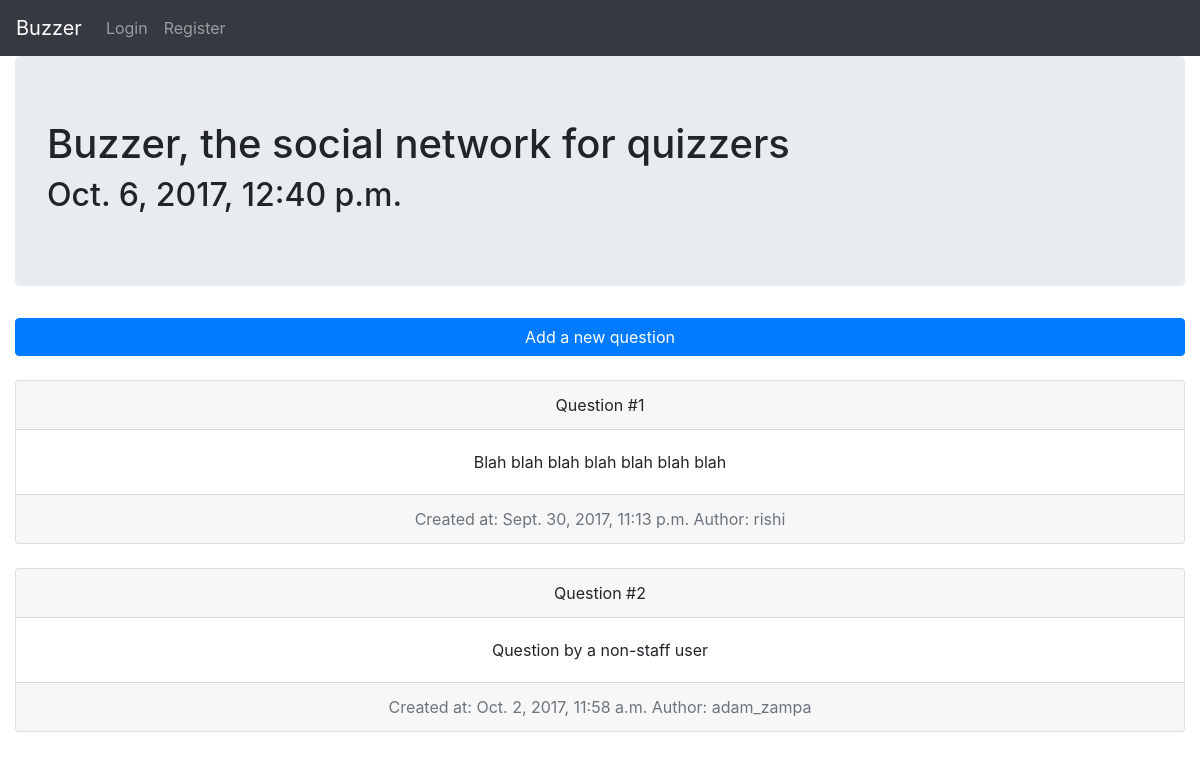
The app's page /, older data.
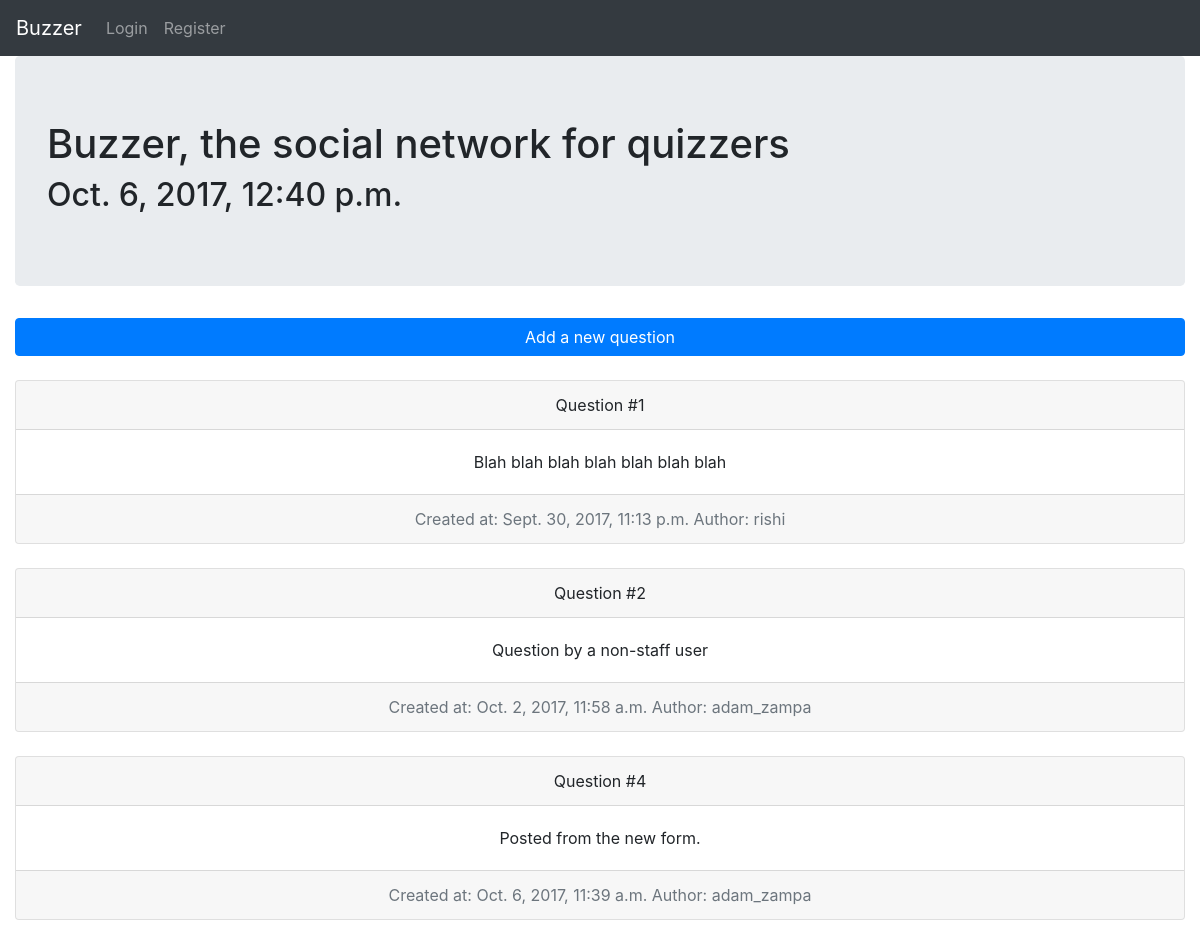
The same page, newer data.
### myapp/models.py (models this page shows, shortened)
class Question(models.Model):
	question_text = models.TextField()
	created_at = models.DateTimeField(default = timezone.now())
	author = models.ForeignKey('auth.User')

### myapp/views.py (the view)
# urls.py: url(r"^$", views.home, name = 'home'),
def home(request):
	questions = Question.objects.all()
	today_datetime = timezone.now()
	return render(request, 'home.html', { 'time': today_datetime, 'questions': questions, 'user': request.user })

### myapp/templates/home.html (shortened to what this page needs)
<!DOCTYPE html>
<html>
<head>
	<link rel="stylesheet" href="https://maxcdn.bootstrapcdn.com/bootstrap/4.0.0-beta/css/bootstrap.min.css">
</head>
<body>
	<nav class="navbar navbar-expand-lg navbar-dark bg-dark">
		<a class="navbar-brand" href="#">Buzzer</a>
		<div class="collapse navbar-collapse" id="navbarNavAltMarkup">
			<div class="navbar-nav">
				{% if user.is_authenticated %}
					<a class="nav-item nav-link" href="{% url 'profile' %}">My profile</a>
					<a class="nav-item nav-link" href="{% url 'logout' %}">Logout</a>
				{% else %}
					<a class="nav-item nav-link" href="{% url 'login' %}">Login</a>
					<a class="nav-item nav-link" href="{% url 'register' %}">Register</a>
				{% endif %}
			</div>
		</div>
	</nav>
	<div class="container-fluid">
		<div class="jumbotron">
			<h1>Buzzer, the social network for quizzers</h1>
			<h2>{{ time }}</h2>
		</div>
		<a type="button" class="btn btn-primary btn-block" href="{% url 'new_question' %}">Add a new question</a>
		<br />
		{% for question in questions %}
			<div class="card text-center">
				<div class="card-header">
					Question #{{ question.pk }}
				  </div>
				  <div class="card-body">
				    	<p class="card-text">{{ question.question_text }}</p>
				  </div>
				  <div class="card-footer text-muted">
				    Created at: {{ question.created_at }}
					Author: {{ question.author }}
				  </div>
			</div>
			<br />
		{% endfor %}
	</div>
</body>
</html>

Row changes from the older to the newer data that the page shows:
added Question: pk "4", question_text "Posted from the new form.", created_at "Oct. 6, 2017, 11:39 a.m.", author "adam_zampa"
